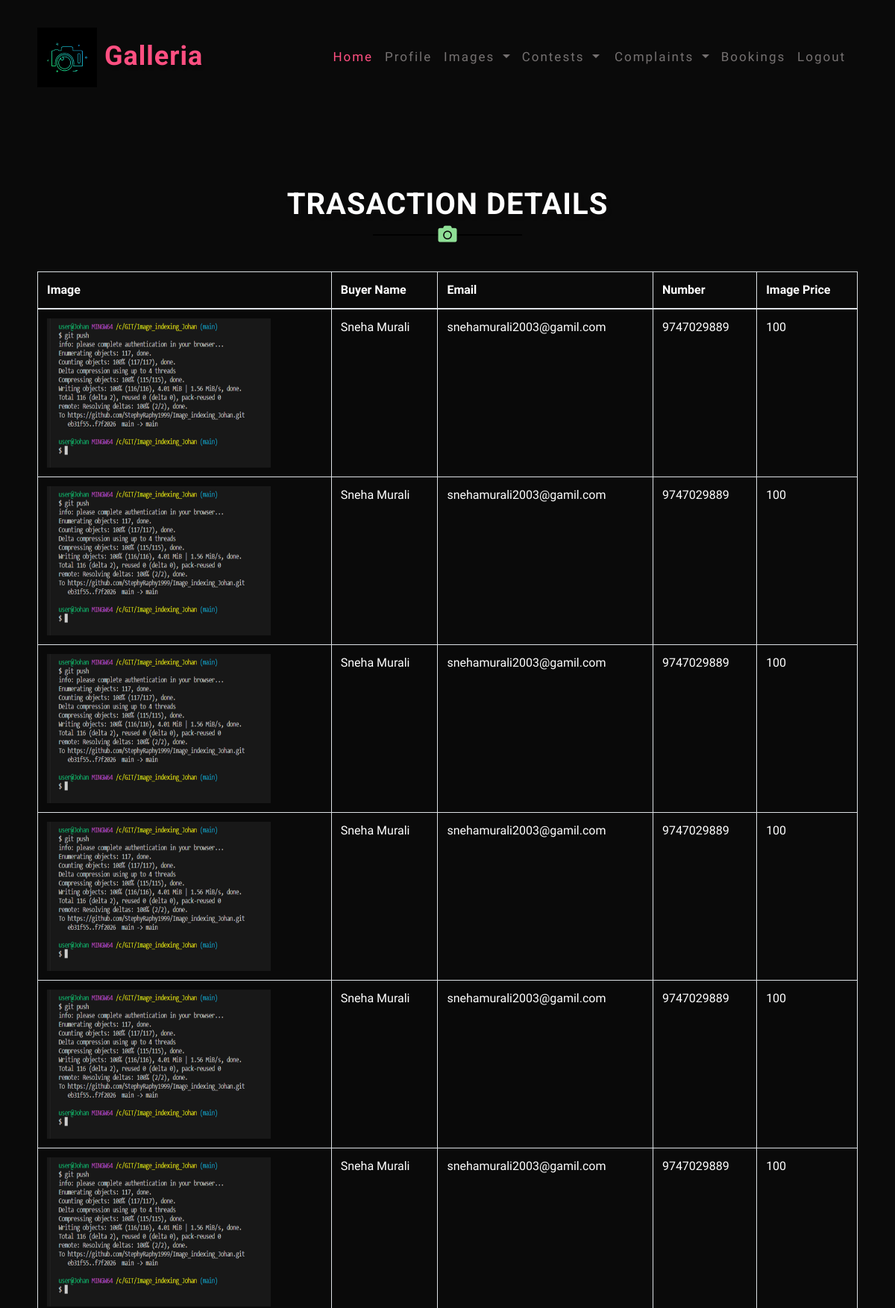
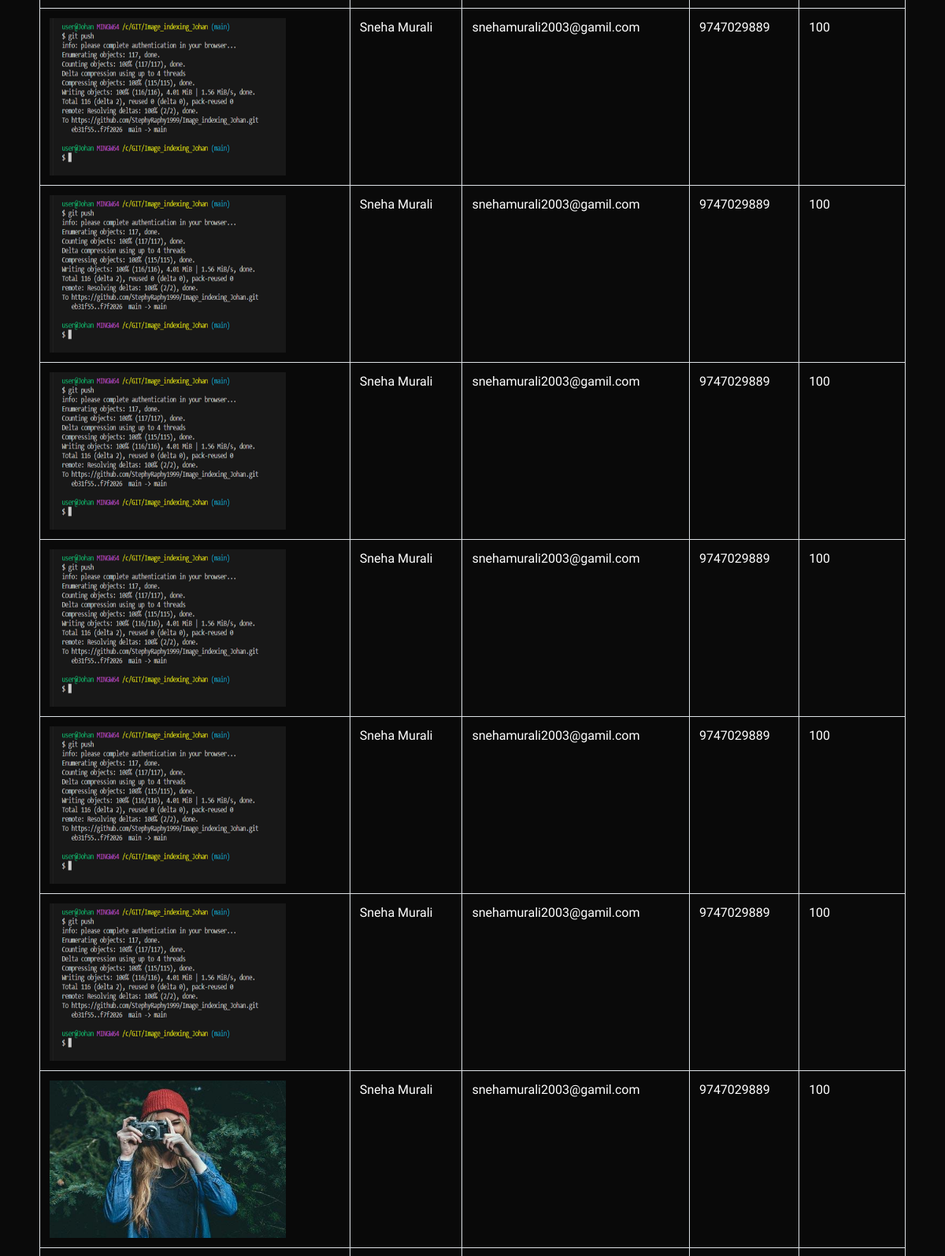
The page /vw_bookings (signed in, upper part) on the database its author committed (2 pictures, top to bottom).
### Image/models.py (models this page shows)
class bookings(db.Model, UserMixin):
    id=db.Column(db.Integer, primary_key=True)
    user_id = db.Column(db.Integer, ForeignKey('register.id'))
    uid= relationship('register',foreign_keys=[user_id])
    image_id= db.Column(db.Integer,ForeignKey('image.id'))
    imid=relationship('image',foreign_keys=[image_id])

class image(db.Model, UserMixin):
    id=db.Column(db.Integer, primary_key=True)
    user_id = db.Column(db.Integer, ForeignKey('register.id'))
    uid= relationship('register',foreign_keys=[user_id])
    image=db.Column(db.String(80))
    title=db.Column(db.String(80))
    imgtype=db.Column(db.String(80))
    rate=db.Column(db.Integer)

class register(db.Model, UserMixin):
    id=db.Column(db.Integer, primary_key=True)
    name = db.Column(db.String(80))
    email= db.Column(db.String(80))
    number= db.Column(db.String (10))
    password = db.Column(db.String(80))
    utype = db.Column(db.String(80))
    age = db.Column(db.String(80))
    dob = db.Column(db.String(80))
    image=db.Column(db.String(80))
    status=db.Column(db.String(80),default='NULL')

### Image/routes.py (the view)
@login_required
@app.route('/vw_bookings')
def view_bookings():
    uid=current_user.id
    a = image.query.filter_by(user_id=uid).all()
    b= []
    for i in a:
        booking_entries=bookings.query.filter_by(image_id=i.id).all()
        b.extend(booking_entries)
    return render_template("view_bookings.html",a=a,b=b)

### Image/models.py (called while the page is built)
@login_manager.user_loader
def load_user(id):
    return register.query.get(int(id))

### Image/templates/view_bookings.html (shortened to what this page needs)
{%extends 'layout.html'%}
{%block content%}
<!DOCTYPE html>
<html lang="en">
<head>
</head>
<body>
    <div class="newsletter_right_w3agile py-5" id="newsletter">
        <div class="container py-xl-5 py-lg-3">
            <div class="main-title text-center mb-5">
                <h3 class="tittle text-uppercase text-white font-weight-bold">TRASACTION DETAILS</h3>
                <div class="title-icon">
                    <i class="fas fa-camera"></i>
                </div>
            </div>
                {% if session['ut'] == "Contributor" %}
                    <table class="table table-striped table-bordered" style="color: #ffff;">
                        <thead>
                            <tr>
                                <th>Image</th>
                                <th>Buyer Name</th>
                                <th>Email</th>
                                <th>Number</th>
                                <th>Image Price</th>
                            </tr>
                        </thead>
                    <tbody>
                        {% for i in a %}
                          {% for j in b %}
                            {% if j.imid.id == i.id %}
                                <tr>
                                    <td><img src="../static/uploads/{{i.image}}" class="image"></td>
                                    <td>{{j.uid.name}}</td>
                                    <td>{{j.uid.email}}</td>
                                    <td>{{j.uid.number}}</td>
                                    <td>{{j.imid.rate}}</td>
                                </tr>
                            {% endif %}
                          {% endfor %}
                        {% endfor %}
                    </tbody>
                    </table>
                    {% endif %}
    </div>
    </div>
</body>
</html>
{%endblock%}

### Image/static/css/style.css (style rules this page uses)
body { padding: 0; margin: 0; background: #0a0a0a; font-family: 'Hind', sans-serif; }
h1, h2, h3, h4, h5, h6 { margin: 0; padding: 0; font-family: 'Roboto', sans-serif; }
h3.tittle { color: #ff4f81; text-shadow: 2px 4px 5px rgba(21, 20, 20, 0.22); font-size: 40px; letter-spacing: 1px; }
.title-icon i { color: rgb(143, 223, 150); font-size: 25px; position: absolute; top: -13px; left: 0; right: 0; }
.title-icon { border-bottom: 2px solid #000; max-width: 200px; margin: 1em auto 1.5em; position: relative; }
.container { padding: 20px; }

### Image/templates/view_bookings.html (style rules this page uses)
.image { width: 300px; height: 200px; }

### rows shown on the page
bookings: image (picture), uid.name "Sneha Murali", uid.email "snehamurali2003@gamil.com", uid.number "9747029889", imid.rate "100"
bookings: image (picture), uid.name "Sneha Murali", uid.email "snehamurali2003@gamil.com", uid.number "9747029889", imid.rate "100"
bookings: image (picture), uid.name "Sneha Murali", uid.email "snehamurali2003@gamil.com", uid.number "9747029889", imid.rate "100"
bookings: image (picture), uid.name "Sneha Murali", uid.email "snehamurali2003@gamil.com", uid.number "9747029889", imid.rate "100"
bookings: image (picture), uid.name "Sneha Murali", uid.email "snehamurali2003@gamil.com", uid.number "9747029889", imid.rate "100"
bookings: image (picture), uid.name "Sneha Murali", uid.email "snehamurali2003@gamil.com", uid.number "9747029889", imid.rate "100"
bookings: image (picture), uid.name "Sneha Murali", uid.email "snehamurali2003@gamil.com", uid.number "9747029889", imid.rate "100"
bookings: image (picture), uid.name "Sneha Murali", uid.email "snehamurali2003@gamil.com", uid.number "9747029889", imid.rate "100"
bookings: image (picture), uid.name "Sneha Murali", uid.email "snehamurali2003@gamil.com", uid.number "9747029889", imid.rate "100"
bookings: image (picture), uid.name "Sneha Murali", uid.email "snehamurali2003@gamil.com", uid.number "9747029889", imid.rate "100"
bookings: image (picture), uid.name "Sneha Murali", uid.email "snehamurali2003@gamil.com", uid.number "9747029889", imid.rate "100"
bookings: image (picture), uid.name "Sneha Murali", uid.email "snehamurali2003@gamil.com", uid.number "9747029889", imid.rate "100"
bookings: image (picture), uid.name "Sneha Murali", uid.email "snehamurali2003@gamil.com", uid.number "9747029889", imid.rate "100"
